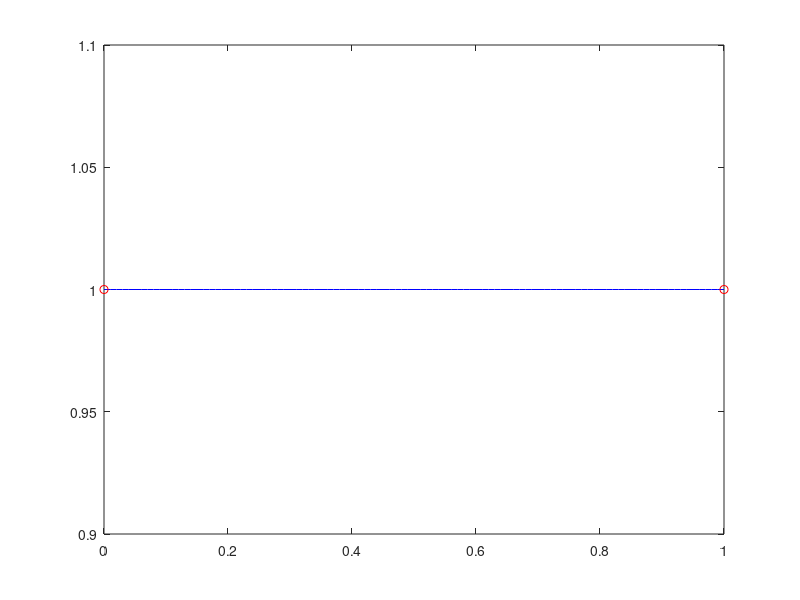
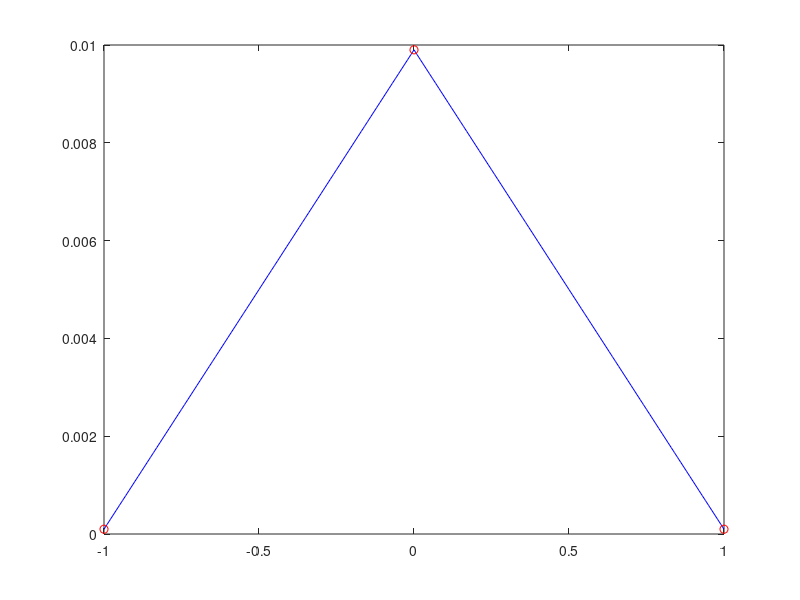
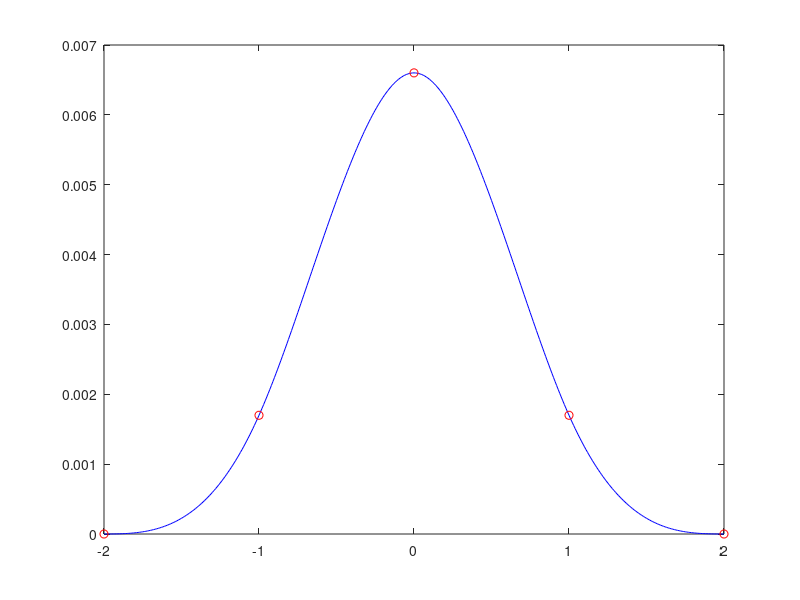
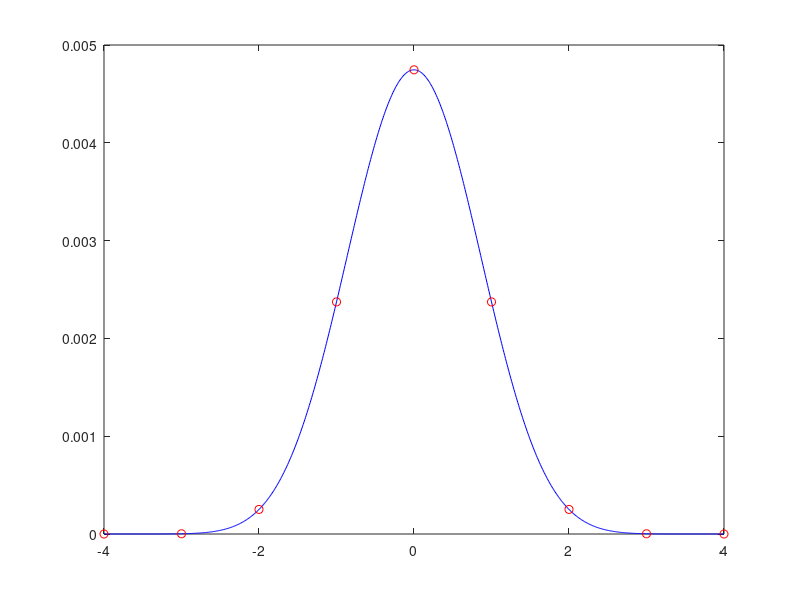

MATLAB code for these plots, in order:
% interp_bispline.m

clear all; close all;

K = 100;
b = ones(1,K+1);
figure; plot(0:1/K:1,b,'b-',[0,1],[1,1],'ro'); pause

for k=1:5
    k,
    b = conv(b,b);
    b = b / sum(b);
    Nb = length(b),
    n = [-(Nb-1)/2 : (Nb-1)/2 ] / K;
    figure; plot(n,b,'b-',n(1:K:end),b(1:K:end),'ro'); pause

end    